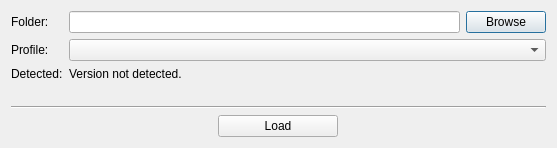
<?xml version="1.0" encoding="UTF-8"?>
<ui version="4.0">
 <class>ClientChoiceDialogClass</class>
 <widget class="QDialog" name="ClientChoiceDialogClass">
  <property name="windowModality">
   <enum>Qt::ApplicationModal</enum>
  </property>
  <property name="geometry">
   <rect>
    <x>0</x>
    <y>0</y>
    <width>557</width>
    <height>148</height>
   </rect>
  </property>
  <property name="sizePolicy">
   <sizepolicy hsizetype="Preferred" vsizetype="Minimum">
    <horstretch>0</horstretch>
    <verstretch>120</verstretch>
   </sizepolicy>
  </property>
  <property name="maximumSize">
   <size>
    <width>16777215</width>
    <height>16777215</height>
   </size>
  </property>
  <property name="windowTitle">
   <string>Client Choice</string>
  </property>
  <property name="modal">
   <bool>true</bool>
  </property>
  <layout class="QVBoxLayout" name="verticalLayout">
   <item>
    <layout class="QFormLayout" name="formLayout">
     <item row="0" column="0">
      <widget class="QLabel" name="label">
       <property name="text">
        <string>Folder:</string>
       </property>
      </widget>
     </item>
     <item row="0" column="1">
      <layout class="QHBoxLayout" name="horizontalLayout">
       <item>
        <widget class="QLineEdit" name="lineEditFolderName">
         <property name="readOnly">
          <bool>true</bool>
         </property>
        </widget>
       </item>
       <item>
        <widget class="QPushButton" name="pushButtonBrowse">
         <property name="text">
          <string>Browse</string>
         </property>
        </widget>
       </item>
      </layout>
     </item>
     <item row="1" column="0">
      <widget class="QLabel" name="label_2">
       <property name="text">
        <string>Profile:</string>
       </property>
      </widget>
     </item>
     <item row="1" column="1">
      <widget class="QComboBox" name="comboBoxProfile">
       <property name="sizePolicy">
        <sizepolicy hsizetype="Minimum" vsizetype="Fixed">
         <horstretch>0</horstretch>
         <verstretch>0</verstretch>
        </sizepolicy>
       </property>
      </widget>
     </item>
     <item row="2" column="0">
      <widget class="QLabel" name="label_3">
       <property name="text">
        <string>Detected:</string>
       </property>
      </widget>
     </item>
     <item row="2" column="1">
      <widget class="QLabel" name="labelDetectedVersion">
       <property name="text">
        <string>Version not detected.</string>
       </property>
      </widget>
     </item>
    </layout>
   </item>
   <item>
    <spacer name="verticalSpacer">
     <property name="orientation">
      <enum>Qt::Vertical</enum>
     </property>
     <property name="sizeHint" stdset="0">
      <size>
       <width>20</width>
       <height>5</height>
      </size>
     </property>
    </spacer>
   </item>
   <item>
    <widget class="Line" name="line">
     <property name="orientation">
      <enum>Qt::Horizontal</enum>
     </property>
    </widget>
   </item>
   <item>
    <layout class="QHBoxLayout" name="horizontalLayout_2">
     <item>
      <widget class="QPushButton" name="pushButtonLoad">
       <property name="maximumSize">
        <size>
         <width>120</width>
         <height>16777215</height>
        </size>
       </property>
       <property name="text">
        <string>Load</string>
       </property>
       <property name="flat">
        <bool>false</bool>
       </property>
      </widget>
     </item>
    </layout>
   </item>
  </layout>
 </widget>
 <layoutdefault spacing="6" margin="11"/>
 <resources/>
 <connections/>
</ui>
